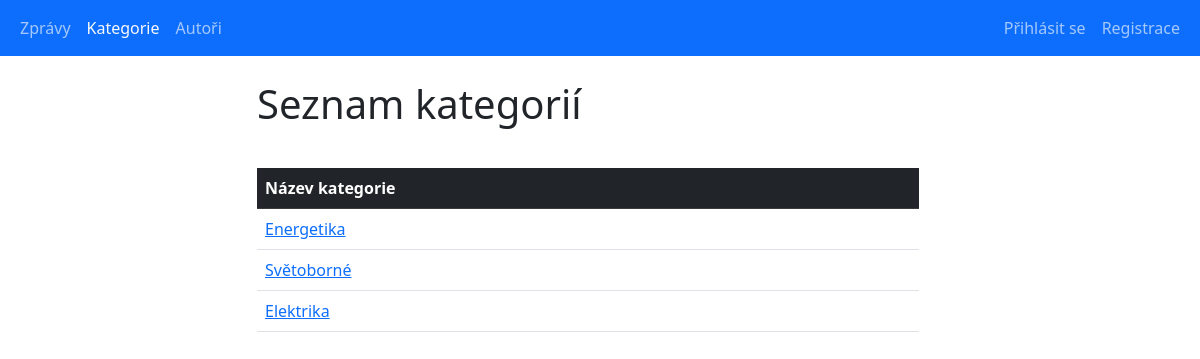
Page /main_projekt/categories_list.php on the earlier database version.
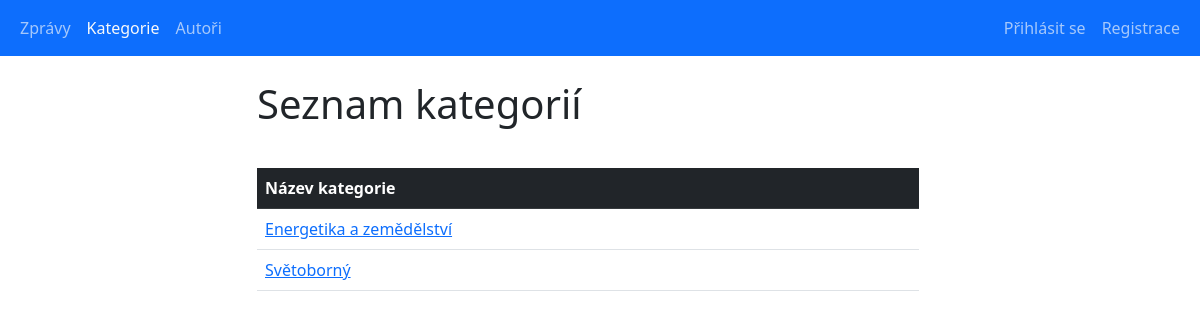
Same page on the later database version.
### tables this page shows
CREATE TABLE `categories` (
  `id` int(10) UNSIGNED NOT NULL,
  `category_name` varchar(50) NOT NULL
);

### main_projekt/classes/Database.php (called while the page is built, shortened)
<?php
class Database
{
    public function __construct()
    {
        $this->conn = new PDO(self::DSN, self::USERNAME, self::PASSWORD, [
            PDO::ATTR_ERRMODE => PDO::ERRMODE_EXCEPTION,
        ]);
        $this->conn->query('SET NAMES utf8');
    }
}

### main_projekt/categories_list.php (the view, shortened to what this page needs)
<?php
require_once 'classes/Database.php';
$db = new Database();
$sql = 'SELECT ctg.*, (select count(*) from articles where category_id = ctg.id) as articles_count from categories ctg';
$stmt = $db->conn->prepare($sql);
$stmt->execute();
$categories = $stmt->fetchAll(PDO::FETCH_ASSOC);
?>
<!doctype html>
<html lang="cs">
<head>
    <link rel="stylesheet" href="./bootstrap/css/bootstrap.min.css">
    <link rel="stylesheet" href="./styles/index.css">
</head>
<body>
<?php include_once 'reusable_components/navbar.php'; ?>
<div class="container-fluid row justify-content-center">
    <div class="col-sm-10 col-lg-7">
        <div class="mb-4">
            <h1>Seznam kategorií</h1>
        </div>
        <div>
            <table class="table align-middle table-responsive">
                <thead class="table-dark">
                <tr>
                    <th>Název kategorie</th>
                    <th></th>
                </tr>
                </thead>
                <tbody>
                <?php foreach($categories as $category): ?>
                    <tr>
                        <td>
                            <a href="categories_detail.php?id=<?= $category['id'] ?>">
                                <?= $category['category_name'] ?>
                            </a>
                        </td>
                        <td class="text-end">
                        </td>
                    </tr>
                <?php endforeach; ?>
                </tbody>
            </table>
        </div>
    </div>
</div>
</body>
</html>

Differences in the rows shown:
removed categories: category_name "Elektrika"
changed categories: category_name "Energetika" → "Energetika a zemědělství"
changed categories: category_name "Světoborné" → "Světoborný"
